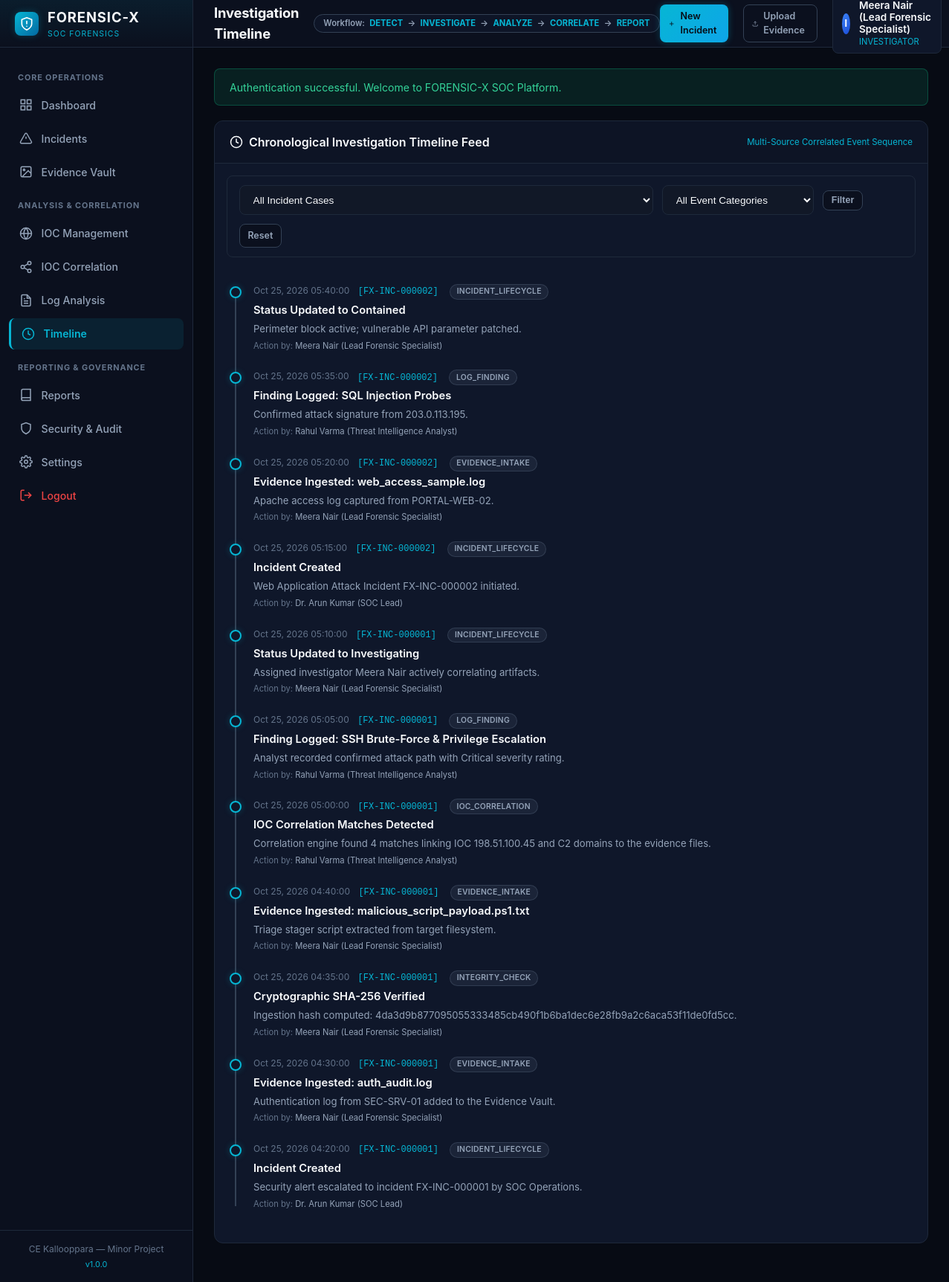
Page /timeline (signed in) on the committed database.
### tables this page shows
CREATE TABLE investigation_timeline_events (
    id INT AUTO_INCREMENT PRIMARY KEY,
    incident_id INT NOT NULL,
    event_category VARCHAR(50) NOT NULL,
    event_title VARCHAR(200) NOT NULL,
    description TEXT NOT NULL,
    event_time DATETIME NOT NULL,
    is_source_log_timestamp TINYINT(1) NOT NULL DEFAULT 0,
    actor_id INT NULL,
    reference_table VARCHAR(50) NULL,
    reference_id INT NULL,
    created_at DATETIME NOT NULL DEFAULT CURRENT_TIMESTAMP,
    INDEX idx_time_incident (incident_id),
    INDEX idx_time_event_time (event_time),
    CONSTRAINT fk_time_incident FOREIGN KEY (incident_id) REFERENCES incidents (id) ON DELETE CASCADE,
    CONSTRAINT fk_time_actor FOREIGN KEY (actor_id) REFERENCES users (id) ON DELETE SET NULL
);

CREATE TABLE incidents (
    id INT AUTO_INCREMENT PRIMARY KEY,
    incident_code VARCHAR(20) NOT NULL UNIQUE,
    title VARCHAR(200) NOT NULL,
    description TEXT NOT NULL,
    category VARCHAR(60) NOT NULL,
    severity ENUM('Low', 'Medium', 'High', 'Critical') NOT NULL DEFAULT 'Medium',
    status ENUM('Open', 'Investigating', 'Contained', 'Resolved', 'Closed') NOT NULL DEFAULT 'Open',
    assigned_to INT NULL,
    detected_at DATETIME NOT NULL,
    source VARCHAR(100) NOT NULL,
    affected_system VARCHAR(150) NOT NULL,
    tags VARCHAR(255) NULL,
    findings_notes TEXT NULL,
    created_by INT NOT NULL,
    created_at DATETIME NOT NULL DEFAULT CURRENT_TIMESTAMP,
    updated_at DATETIME NOT NULL DEFAULT CURRENT_TIMESTAMP ON UPDATE CURRENT_TIMESTAMP,
    INDEX idx_inc_severity (severity),
    INDEX idx_inc_status (status),
    INDEX idx_inc_assigned (assigned_to),
    INDEX idx_inc_detected (detected_at),
    CONSTRAINT fk_inc_assigned FOREIGN KEY (assigned_to) REFERENCES users (id) ON DELETE SET NULL,
    CONSTRAINT fk_inc_creator FOREIGN KEY (created_by) REFERENCES users (id)
);

CREATE TABLE users (
    id INT AUTO_INCREMENT PRIMARY KEY,
    username VARCHAR(50) NOT NULL UNIQUE,
    email VARCHAR(100) NOT NULL UNIQUE,
    password_hash VARCHAR(255) NOT NULL,
    full_name VARCHAR(100) NOT NULL,
    role ENUM('admin', 'investigator', 'analyst', 'reviewer') NOT NULL DEFAULT 'analyst',
    department VARCHAR(100) DEFAULT 'SOC / Digital Forensics',
    is_active TINYINT(1) NOT NULL DEFAULT 1,
    failed_login_attempts INT NOT NULL DEFAULT 0,
    locked_until DATETIME NULL,
    last_login_at DATETIME NULL,
    last_login_ip VARCHAR(45) NULL,
    created_at DATETIME NOT NULL DEFAULT CURRENT_TIMESTAMP,
    updated_at DATETIME NOT NULL DEFAULT CURRENT_TIMESTAMP ON UPDATE CURRENT_TIMESTAMP,
    INDEX idx_user_role (role),
    INDEX idx_user_active (is_active)
);

### src/Models/Timeline.php (called while the page is built, shortened)
<?php
class Timeline {
    public static function getAll(array $filters = [], int $limit = 50, int $offset = 0): array {
        $db = Database::getConnection();
        $sql = "
            SELECT t.*,
                   i.incident_code,
                   i.title AS incident_title,
                   u.full_name AS actor_name,
                   u.username AS actor_username
            FROM investigation_timeline_events t
            INNER JOIN incidents i ON t.incident_id = i.id
            LEFT JOIN users u ON t.actor_id = u.id
            WHERE 1=1
        ";
        $params = [];
        $sql .= " ORDER BY t.event_time DESC LIMIT :limit OFFSET :offset";
        $stmt = $db->prepare($sql);
        $stmt->bindValue(':limit', $limit, PDO::PARAM_INT);
        $stmt->bindValue(':offset', $offset, PDO::PARAM_INT);
        $stmt->execute();
        return $stmt->fetchAll();
    }
}

### src/Helpers/Security.php (called while the page is built, shortened)
<?php
class Security {
    public static function e(?string $value): string {
        return htmlspecialchars($value, ENT_QUOTES | ENT_SUBSTITUTE | ENT_HTML5, 'UTF-8');
    }
}

### views/timeline/index.php (the view, shortened to what this page needs)
<div class="card">
    <div class="card-header">
        <div class="card-title">
            <svg width="18" height="18" viewBox="0 0 24 24" fill="none" stroke="currentColor" stroke-width="2"><circle cx="12" cy="12" r="10"/><polyline points="12 6 12 12 16 14"/></svg>
            Chronological Investigation Timeline Feed
        </div>
        <div style="font-size: 0.72rem; color: var(--cyan-primary);">
            Multi-Source Correlated Event Sequence
        </div>
    </div>
    <form method="GET" action="/timeline" class="filter-bar" style="margin: 1rem; border-radius: var(--radius-md);">
        <div>
            <select name="incident_id" class="form-control">
                <option value="">All Incident Cases</option>
            </select>
        </div>
        <div>
            <select name="category" class="form-control">
                <option value="">All Event Categories</option>
            </select>
        </div>
        <button type="submit" class="btn btn-secondary btn-sm">Filter</button>
        <a href="/timeline" class="btn btn-secondary btn-sm">Reset</a>
    </form>
    <div class="card-body">
        <?php if (empty($events)): ?>
        <div style="text-align: center; padding: 3rem; color: var(--text-muted);">
            No timeline events match the filter parameters.
        </div>
        <?php else: ?>
        <div class="timeline">
            <?php foreach ($events as $ev): ?>
            <div class="timeline-item">
                <div class="timeline-dot"></div>
                <div class="timeline-time">
                    <?= date('M d, Y H:i:s', strtotime($ev['event_time'])) ?>
                    <a href="/incidents/view?id=<?= (int)$ev['incident_id'] ?>" style="color: var(--cyan-primary); text-decoration: none; margin-left: 0.5rem; font-family: monospace;">
                        [<?= Security::e($ev['incident_code']) ?>]
                    </a>
                    <span class="badge badge-neutral" style="font-size: 0.65rem; margin-left: 0.5rem;">
                        <?= Security::e($ev['event_category']) ?>
                    </span>
                </div>
                <div class="timeline-title"><?= Security::e($ev['event_title']) ?></div>
                <div class="timeline-desc"><?= Security::e($ev['description']) ?></div>
                <?php if (!empty($ev['actor_name'])): ?>
                <div style="font-size: 0.7rem; color: var(--text-muted); margin-top: 0.25rem;">
                    Action by: <span style="color: var(--text-secondary);"><?= Security::e($ev['actor_name']) ?></span>
                </div>
                <?php endif; ?>
            </div>
            <?php endforeach; ?>
        </div>
        <?php endif; ?>
    </div>
</div>

### public/assets/css/style.css (style rules this page uses)
:root { --bg-base: #070B14; --bg-surface: #0B101E; --bg-card: #0F172A; --bg-card-hover: #162038; --bg-input: #111827; --border-color: #1E293B; --border-highlight: #334155; --text-primary: #F8FAFC; --text-secondary: #94A3B8; --text-muted: #64748B; --cyan-primary: #06B6D4; --cyan-glow: rgba(6, 182, 212, 0.25); --blue-accent: #0EA5E9; --blue-dark: #0369A1; --status-critical: #EF4444; --status-high: #F97316; --status-medium: #F59E0B; --status-low: #3B82F6; --status-success: #10B981; --sidebar-width: 260px; --header-height: 64px; --radius-sm: 4px; --radius-md: 8px; --radius-lg: 12px; --transition-fast: 0.15s ease-in-out; }
* { box-sizing: border-box; margin: 0; padding: 0; }
body { font-family: -apple-system, BlinkMacSystemFont, "Segoe UI", Roboto, "Helvetica Neue", Arial, sans-serif; background-color: var(--bg-base); color: var(--text-primary); line-height: 1.5; min-height: 100vh; display: flex; font-size: 14px; }
.card { background-color: var(--bg-card); border: 1px solid var(--border-color); border-radius: var(--radius-lg); margin-bottom: 1.5rem; overflow: hidden; }
.card-header { padding: 1rem 1.25rem; border-bottom: 1px solid var(--border-color); display: flex; align-items: center; justify-content: space-between; background-color: rgba(11, 16, 30, 0.4); }
.card-title { font-size: 1rem; font-weight: 600; display: flex; align-items: center; gap: 0.5rem; }
.card-body { padding: 1.25rem; }
.btn { display: inline-flex; align-items: center; justify-content: center; gap: 0.45rem; padding: 0.55rem 1rem; font-size: 0.85rem; font-weight: 600; border-radius: var(--radius-md); cursor: pointer; text-decoration: none; border: 1px solid transparent; transition: all var(--transition-fast); }
.btn-secondary { background-color: var(--bg-surface); color: var(--text-secondary); border-color: var(--border-highlight); }
.btn-sm { padding: 0.35rem 0.65rem; font-size: 0.78rem; }
.badge { display: inline-flex; align-items: center; gap: 0.35rem; padding: 0.2rem 0.55rem; border-radius: 9999px; font-size: 0.72rem; font-weight: 600; line-height: 1.2; text-transform: uppercase; letter-spacing: 0.02em; }
.badge-closed, .badge-neutral { background: rgba(100, 116, 139, 0.15); color: #94A3B8; border: 1px solid rgba(100, 116, 139, 0.3); }
.form-control { width: 100%; padding: 0.65rem 0.85rem; background-color: var(--bg-input); border: 1px solid var(--border-color); border-radius: var(--radius-md); color: var(--text-primary); font-size: 0.85rem; transition: border-color var(--transition-fast); }
.filter-bar { display: flex; flex-wrap: wrap; align-items: center; gap: 0.75rem; margin-bottom: 1.25rem; background-color: var(--bg-card); padding: 0.75rem 1rem; border: 1px solid var(--border-color); border-radius: var(--radius-lg); }
.timeline { position: relative; padding-left: 2rem; }
.timeline::before { content: ''; position: absolute; left: 7px; top: 5px; bottom: 5px; width: 2px; background-color: var(--border-highlight); }
.timeline-item { position: relative; margin-bottom: 1.5rem; }
.timeline-dot { position: absolute; left: -2rem; top: 3px; width: 16px; height: 16px; border-radius: 50%; background-color: var(--bg-card); border: 2px solid var(--cyan-primary); box-shadow: 0 0 8px var(--cyan-glow); }
.timeline-time { font-size: 0.75rem; color: var(--text-muted); margin-bottom: 0.2rem; }
.timeline-title { font-size: 0.92rem; font-weight: 600; color: var(--text-primary); margin-bottom: 0.3rem; }
.timeline-desc { font-size: 0.82rem; color: var(--text-secondary); }

### rows in the picture
investigation_timeline_events: event_time "Oct 25, 2026 05:40:00", incident.incident_code "FX-INC-000002", event_category "INCIDENT_LIFECYCLE", event_title "Status Updated to Contained", description "Perimeter block active; vulnerable API parameter patched.", actor.full_name "Meera Nair (Lead Forensic Specialist)"
investigation_timeline_events: event_time "Oct 25, 2026 05:35:00", incident.incident_code "FX-INC-000002", event_category "LOG_FINDING", event_title "Finding Logged: SQL Injection Probes", description "Confirmed attack signature from 203.0.113.195.", actor.full_name "Rahul Varma (Threat Intelligence Analyst)"
investigation_timeline_events: event_time "Oct 25, 2026 05:20:00", incident.incident_code "FX-INC-000002", event_category "EVIDENCE_INTAKE", event_title "Evidence Ingested: web_access_sample.log", description "Apache access log captured from PORTAL-WEB-02.", actor.full_name "Meera Nair (Lead Forensic Specialist)"
investigation_timeline_events: event_time "Oct 25, 2026 05:15:00", incident.incident_code "FX-INC-000002", event_category "INCIDENT_LIFECYCLE", event_title "Incident Created", description "Web Application Attack Incident FX-INC-000002 initiated.", actor.full_name "Dr. Arun Kumar (SOC Lead)"
investigation_timeline_events: event_time "Oct 25, 2026 05:10:00", incident.incident_code "FX-INC-000001", event_category "INCIDENT_LIFECYCLE", event_title "Status Updated to Investigating", description "Assigned investigator Meera Nair actively correlating artifacts.", actor.full_name "Meera Nair (Lead Forensic Specialist)"
investigation_timeline_events: event_time "Oct 25, 2026 05:05:00", incident.incident_code "FX-INC-000001", event_category "LOG_FINDING", event_title "Finding Logged: SSH Brute-Force & Privilege Escalation", description "Analyst recorded confirmed attack path with Critical severity rating.", actor.full_name "Rahul Varma (Threat Intelligence Analyst)"
investigation_timeline_events: event_time "Oct 25, 2026 05:00:00", incident.incident_code "FX-INC-000001", event_category "IOC_CORRELATION", event_title "IOC Correlation Matches Detected", description "Correlation engine found 4 matches linking IOC 198.51.100.45 and C2 domains to the evidence files.", actor.full_name "Rahul Varma (Threat Intelligence Analyst)"
investigation_timeline_events: event_time "Oct 25, 2026 04:40:00", incident.incident_code "FX-INC-000001", event_category "EVIDENCE_INTAKE", event_title "Evidence Ingested: malicious_script_payload.ps1.txt", description "Triage stager script extracted from target filesystem.", actor.full_name "Meera Nair (Lead Forensic Specialist)"
investigation_timeline_events: event_time "Oct 25, 2026 04:35:00", incident.incident_code "FX-INC-000001", event_category "INTEGRITY_CHECK", event_title "Cryptographic SHA-256 Verified", description "Ingestion hash computed: 4da3d9b877095055333485cb490f1b6ba1dec6e28fb9a2c6aca53f11de0fd5cc.", actor.full_name "Meera Nair (Lead Forensic Specialist)"
investigation_timeline_events: event_time "Oct 25, 2026 04:30:00", incident.incident_code "FX-INC-000001", event_category "EVIDENCE_INTAKE", event_title "Evidence Ingested: auth_audit.log", description "Authentication log from SEC-SRV-01 added to the Evidence Vault.", actor.full_name "Meera Nair (Lead Forensic Specialist)"
investigation_timeline_events: event_time "Oct 25, 2026 04:20:00", incident.incident_code "FX-INC-000001", event_category "INCIDENT_LIFECYCLE", event_title "Incident Created", description "Security alert escalated to incident FX-INC-000001 by SOC Operations.", actor.full_name "Dr. Arun Kumar (SOC Lead)"

### other values in the picture
APP_NAME "FORENSIC-X"
APP_VERSION "1.0.0"
Security::e($pageTitle) "Investigation Timeline"
substr($user['username'] ?? 'U', 0, 1) "I"
Security::e($user['full_name'] ?? 'User') "Meera Nair (Lead Forensic Specialist)"
Security::e($user['role'] ?? '') "INVESTIGATOR"
Security::e($flash['message']) "Authentication successful. Welcome to FORENSIC-X SOC Platform."
